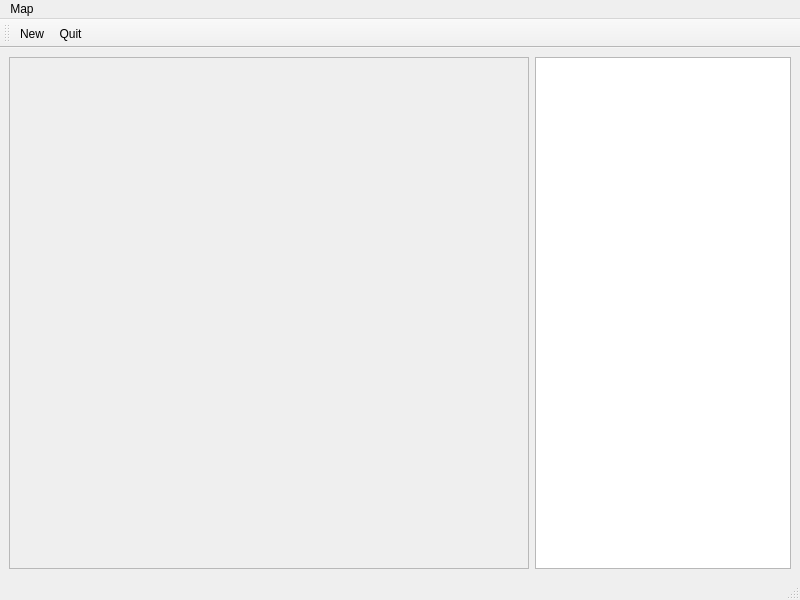
<?xml version="1.0" encoding="UTF-8"?>
<ui version="4.0">
 <class>MainWindow</class>
 <widget class="QMainWindow" name="MainWindow">
  <property name="geometry">
   <rect>
    <x>0</x>
    <y>0</y>
    <width>800</width>
    <height>600</height>
   </rect>
  </property>
  <property name="windowTitle">
   <string>MainWindow</string>
  </property>
  <widget class="QWidget" name="centralwidget">
   <layout class="QHBoxLayout" name="horizontalLayout">
    <item>
     <widget class="QScrollArea" name="scrollArea">
      <property name="widgetResizable">
       <bool>true</bool>
      </property>
      <widget class="QWidget" name="scrollAreaWidgetContents">
       <property name="geometry">
        <rect>
         <x>0</x>
         <y>0</y>
         <width>508</width>
         <height>507</height>
        </rect>
       </property>
      </widget>
     </widget>
    </item>
    <item>
     <widget class="QListWidget" name="listWidget">
      <property name="sizePolicy">
       <sizepolicy hsizetype="Preferred" vsizetype="Expanding">
        <horstretch>0</horstretch>
        <verstretch>0</verstretch>
       </sizepolicy>
      </property>
     </widget>
    </item>
   </layout>
  </widget>
  <widget class="QMenuBar" name="menubar">
   <property name="geometry">
    <rect>
     <x>0</x>
     <y>0</y>
     <width>800</width>
     <height>22</height>
    </rect>
   </property>
   <widget class="QMenu" name="menuMap">
    <property name="title">
     <string>Map</string>
    </property>
    <addaction name="actionNew"/>
    <addaction name="actionQuit"/>
   </widget>
   <addaction name="menuMap"/>
  </widget>
  <widget class="QStatusBar" name="statusbar"/>
  <widget class="QToolBar" name="toolBar">
   <property name="windowTitle">
    <string>Maze</string>
   </property>
   <attribute name="toolBarArea">
    <enum>TopToolBarArea</enum>
   </attribute>
   <attribute name="toolBarBreak">
    <bool>false</bool>
   </attribute>
   <addaction name="actionNew"/>
   <addaction name="actionQuit"/>
  </widget>
  <action name="actionNew">
   <property name="text">
    <string>New</string>
   </property>
  </action>
  <action name="actionQuit">
   <property name="text">
    <string>Quit</string>
   </property>
  </action>
 </widget>
 <resources/>
 <connections>
  <connection>
   <sender>actionQuit</sender>
   <signal>triggered()</signal>
   <receiver>MainWindow</receiver>
   <slot>close()</slot>
   <hints>
    <hint type="sourcelabel">
     <x>-1</x>
     <y>-1</y>
    </hint>
    <hint type="destinationlabel">
     <x>329</x>
     <y>333</y>
    </hint>
   </hints>
  </connection>
 </connections>
</ui>
